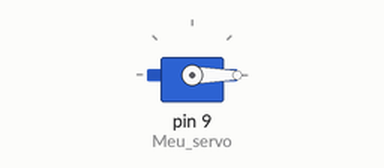
Bench run of a sketch on a simulated Arduino Uno, built with avr-gcc and run on an emulated ATmega328P. On the bench: servo.

Above: at 0.05 s.
At 3.25 s:
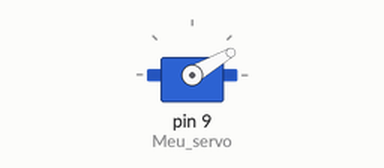
At 6.45 s:
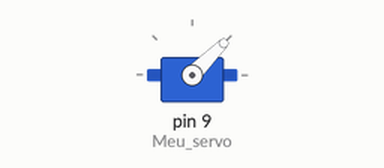
At 12.95 s:
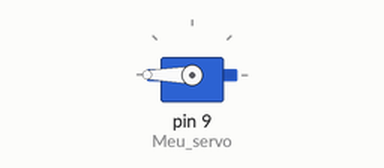
Timing chart, 0 to 23.4 s (numbered marks = the images above):
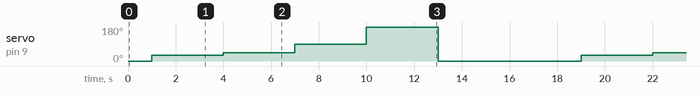

The sketch:

7705618a143562fe2cf2599b4e751914.ino
```cpp
//************************************************
// Exp_9b_Motor_Servo                            *
// Servo desloca angulos predeterminados         *
// Experiencia usa o Micro-Servo 9g da Power Pro *
//************************************************
#include <Servo.h>

Servo Meu_servo;

void setup()
{
  Meu_servo.attach(9); // Servo está conectado no pino I/O(9)
}

void loop()
{
  Meu_servo.write(0);
  delay(1000);  // tempo para o SERVO se posicionar.

  // Posiciona o SERVO a 30 GRAUS da origem.
  Meu_servo.write(30);
  delay(3000);

  // Posiciona o SERVO a 45 GRAUS da origem.
  Meu_servo.write(45);
  delay(3000);

  // Posiciona o SERVO a 90 GRAUS da origem.
  Meu_servo.write(90);
  delay(3000);

  // Posiciona o SERVO a 90 GRAUS da origem.
  Meu_servo.write(180);
  delay(3000);

  // Posiciona o SERVO na origem.
  Meu_servo.write(0);
  delay(5000);
}
// F I M - Servo retorna a origem e para 5 segundos
```

Measured:
- by itself, servo on pin 9 (Meu_servo): repeats every 18.0 s: 45° 3.0 s, 90° 3.0 s, 180° 3.0 s, 0° 6.0 s, 30° 3.0 s
